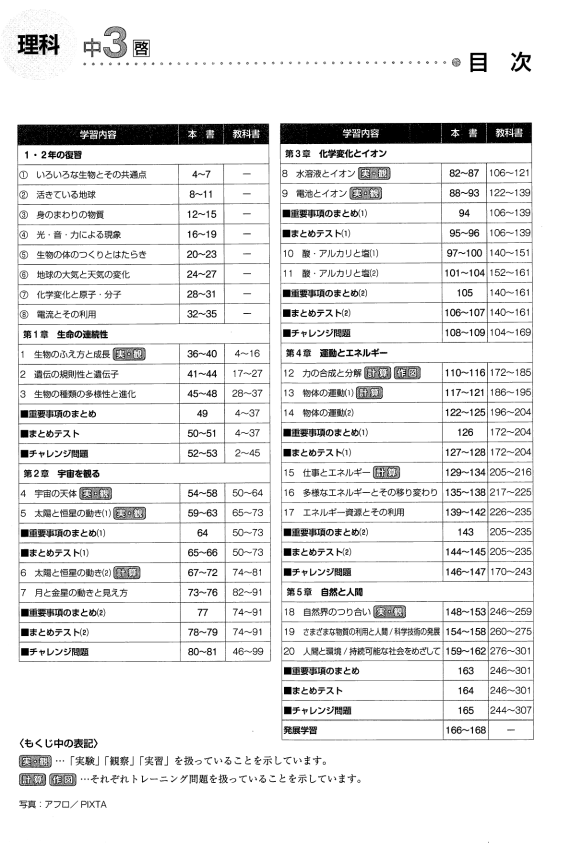
#> input picture images/jhs_teiki_science3/page_0001.png, 1140 x 1687 px, found by its file name (shown at 1/2 size)
$ python _gen_jhs_iwork_math1_icons.py
#> lines starting #> are read from the running program, lines starting #| are printed output that depends on the picture
"""Generate PWA/favicon icons from iワーク中1数学 cover (page_0001.png)."""
from pathlib import Path

from PIL import Image, ImageOps

ROOT = Path(__file__).resolve().parent
SRC = ROOT / "images" / "jhs_iwork_math1" / "page_0001.png"
OUT_DIR = ROOT / "icons"
PREFIX = "jhs_iwork_math1"
SIZES = (32, 180, 192, 512)


def main() -> None:
    if not SRC.is_file():
        raise SystemExit(f"Missing source: {SRC}")
    OUT_DIR.mkdir(parents=True, exist_ok=True)
    im = Image.open(SRC).convert("RGB")
#> im is the input picture: PIL image 1140x1687 RGB; min 0, max 255, mean 232.5
    for size in SIZES:
        thumb = ImageOps.fit(im, (size, size), method=Image.Resampling.LANCZOS)
        dest = OUT_DIR / f"{PREFIX}_{size}.png"
        thumb.save(dest, format="PNG", optimize=True)
        print(dest)
#> this loop made 4 passes
#> pass 1, in main, `thumb = ImageOps.fit(im, (size, size), method=Image.Resampling.LANCZOS)`:
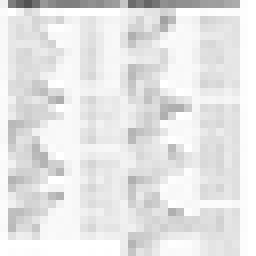
#> thumb: PIL image 32x32 RGB (shown 8 times larger); min 82, max 255, mean 229.3
#> pass 2, in main, `thumb = ImageOps.fit(im, (size, size), method=Image.Resampling.LANCZOS)`:
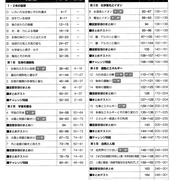
#> thumb: PIL image 180x180 RGB; min 0, max 255, mean 228.4
#> pass 3, in main, `thumb = ImageOps.fit(im, (size, size), method=Image.Resampling.LANCZOS)`:
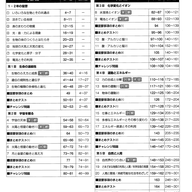
#> thumb: PIL image 192x192 RGB; min 0, max 255, mean 228.3
#> after the loop:
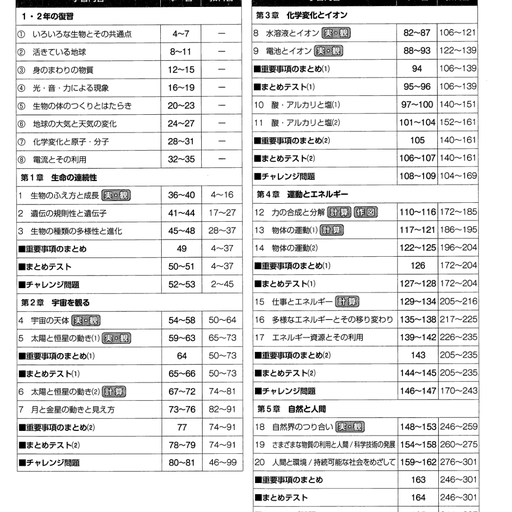
#> thumb: PIL image 512x512 RGB; min 0, max 255, mean 228.1


if __name__ == "__main__":
    main()

$ run again, with images/jhs_teiki_science3/page_0062.png copied over images/jhs_teiki_science3/page_0001.png
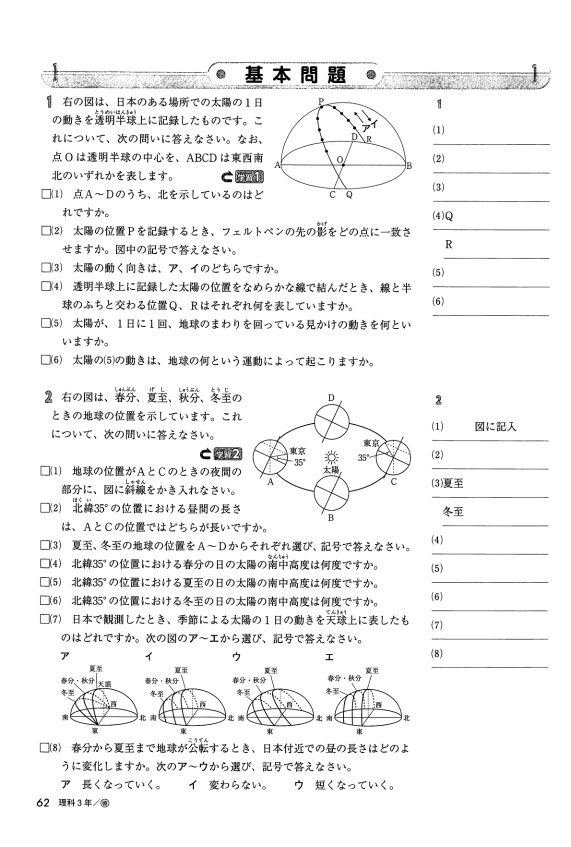
#> input picture images/jhs_teiki_science3/page_0062.png, 1142 x 1693 px, found by its file name (shown at 1/2 size)
#> in main, im is the input picture: PIL image 1142x1693 RGB; min 0, max 255, mean 242
#> the loop in main, `for size in SIZES:` made 4 passes
#> pass 1, in main, `thumb = ImageOps.fit(im, (size, size), method=Image.Resampling.LANCZOS)`:
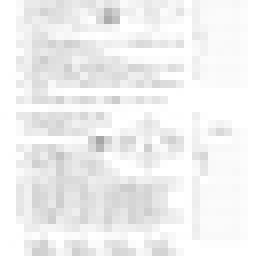
#> thumb: PIL image 32x32 RGB (shown 8 times larger); min 166, max 255, mean 240.4
#> after the loop in main, `for size in SIZES:`:
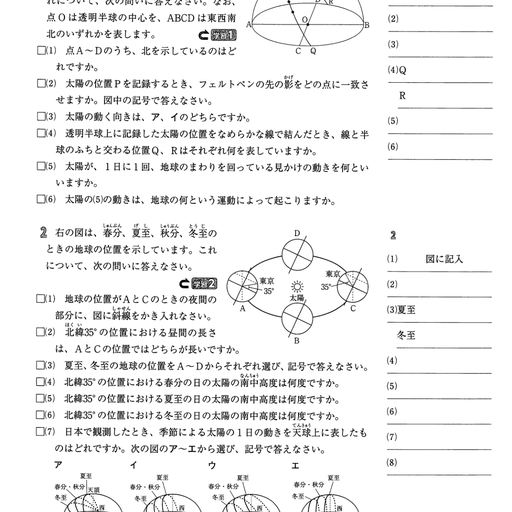
#> thumb: PIL image 512x512 RGB; min 0, max 255, mean 239.8

$ run again, with images/jhs_teiki_science3/page_0109.png copied over images/jhs_teiki_science3/page_0001.png
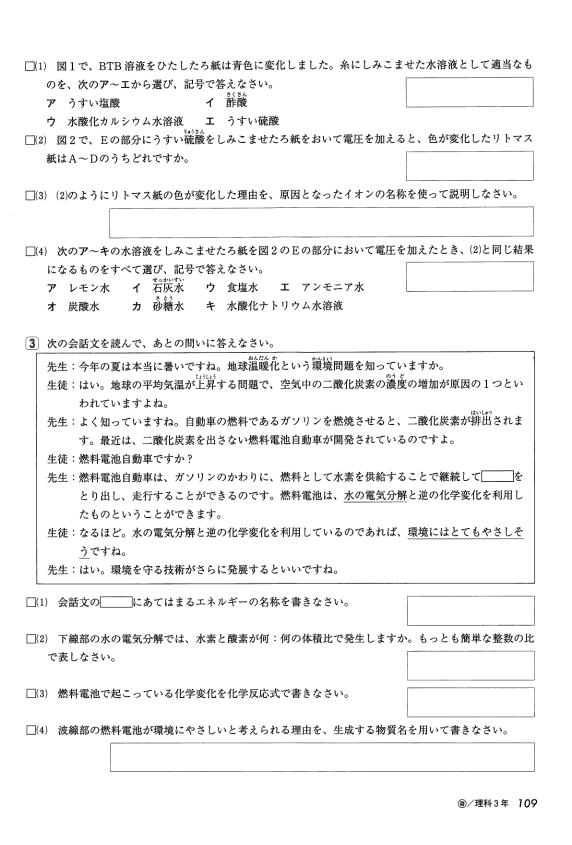
#> input picture images/jhs_teiki_science3/page_0109.png, 1144 x 1689 px, found by its file name (shown at 1/2 size)
#> in main, im is the input picture: PIL image 1144x1689 RGB; min 0, max 255, mean 242.9
#> the loop in main, `for size in SIZES:` made 4 passes
#> pass 3, in main, `thumb = ImageOps.fit(im, (size, size), method=Image.Resampling.LANCZOS)`:
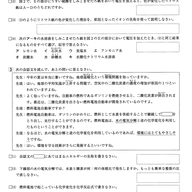
#> thumb: PIL image 192x192 RGB; min 59, max 255, mean 239.4
#> after the loop in main, `for size in SIZES:`:
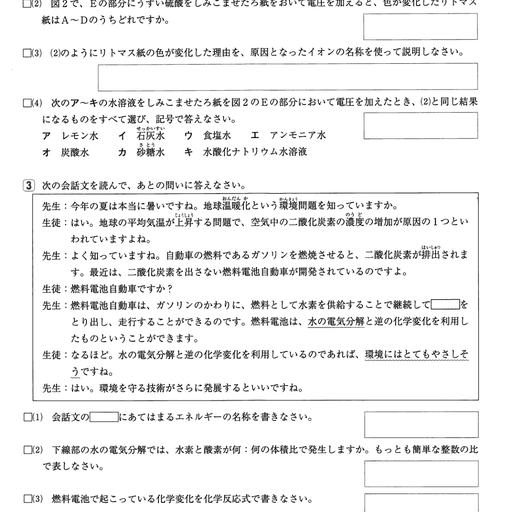
#> thumb: PIL image 512x512 RGB; min 0, max 255, mean 239.5

$ run again, with images/jhs_teiki_science3/page_0143.png copied over images/jhs_teiki_science3/page_0001.png
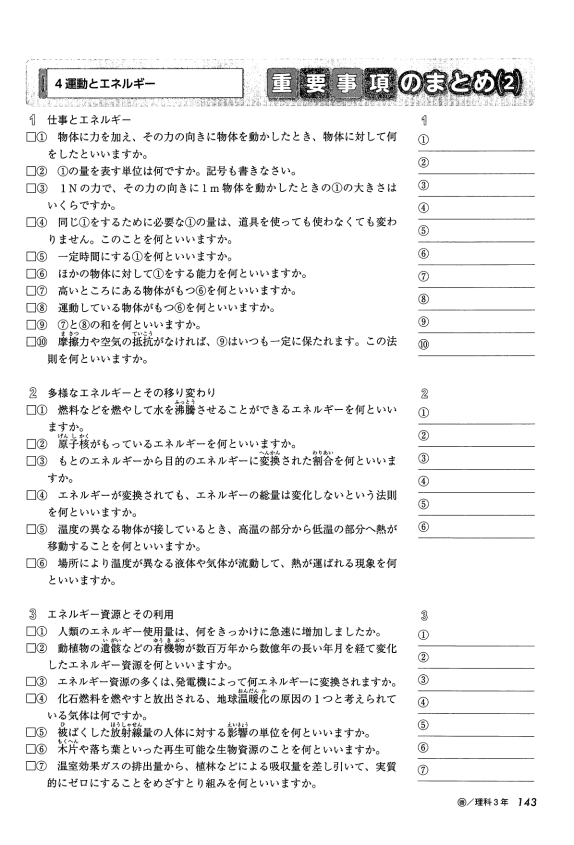
#> input picture images/jhs_teiki_science3/page_0143.png, 1147 x 1689 px, found by its file name (shown at 1/2 size)
#> in main, im is the input picture: PIL image 1147x1689 RGB; min 0, max 255, mean 240.4
#> the loop in main, `for size in SIZES:` made 4 passes
#> pass 1, in main, `thumb = ImageOps.fit(im, (size, size), method=Image.Resampling.LANCZOS)`:
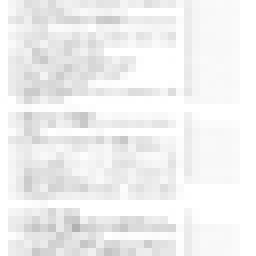
#> thumb: PIL image 32x32 RGB (shown 8 times larger); min 177, max 255, mean 240.5
#> after the loop in main, `for size in SIZES:`:
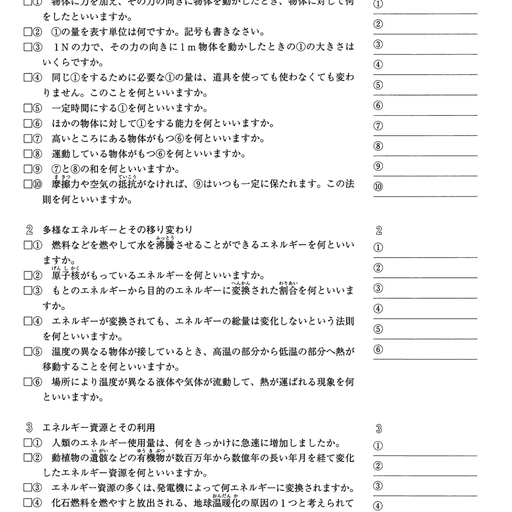
#> thumb: PIL image 512x512 RGB; min 0, max 255, mean 240
